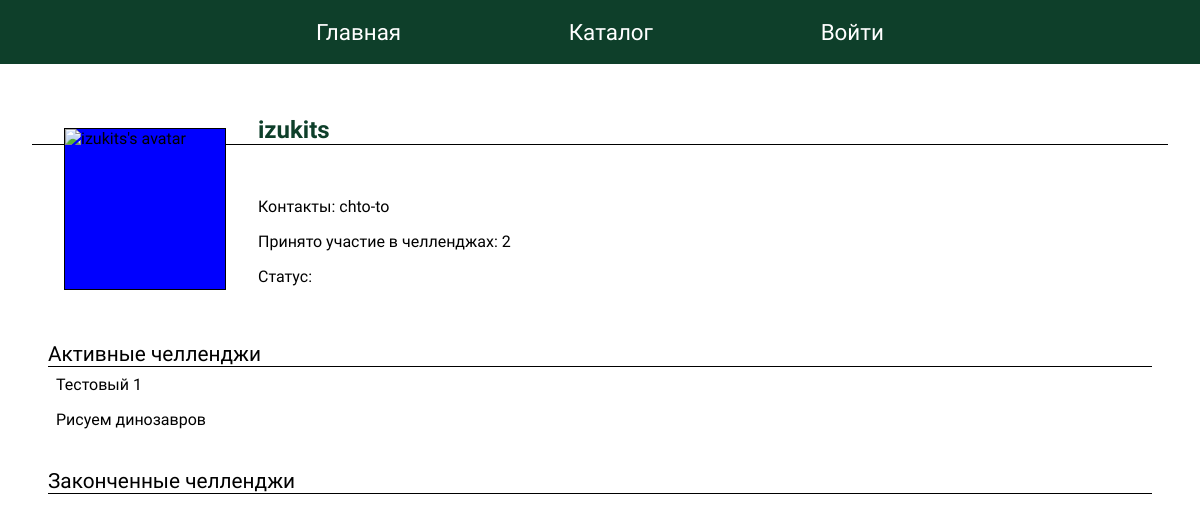
The app's page /profile/user1/, older data.
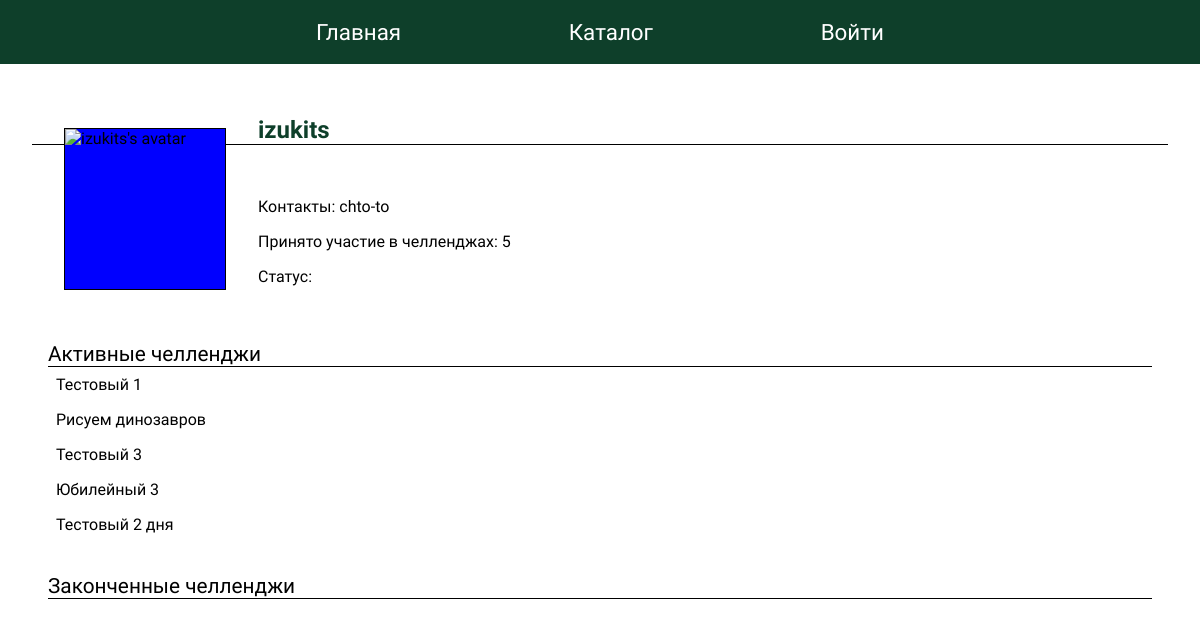
The same page, newer data.
### artfreedom/apps/main/models.py (models this page shows, shortened)
class User_data(models.Model):
    user = models.OneToOneField(User, on_delete=models.CASCADE)
    status = models.CharField("статус пользователя", max_length=500, blank=True)
    contacts = models.CharField("контакты пользователя", max_length=200)
    avatar = models.CharField("Аватар", blank=True, max_length=2500, default="", null=True)

class Challenge_article(models.Model):
    article_title = models.CharField("название челленджа", max_length=200)
    article_description = models.TextField("описание челленджа")
    pub_date = models.DateTimeField("дата публикации")
    start_date = models.DateTimeField("дата начала", default=datetime.now())
    recruitment_time = models.IntegerField("время челледжа (в днях)")  # in days
    avatar = models.CharField("Аватар", blank=True, max_length=2500, default="", null=True)
    participants = models.ManyToManyField(User_data, through="Challenge_to_User")
    def __str__(self):
        return self.article_title
    def is_challenge_active(self):
        is_finished = (timezone.now() - self.start_date).days >= self.recruitment_time
        return not is_finished
    class Meta:
        verbose_name = "Челлендж"
        verbose_name_plural = "Челленджи"

### artfreedom/apps/userprofile/views.py (the view)
# urls.py: path("user<int:userid>/", views.profile, name="profile"),
def profile(request, userid):
    args = {}
    if userid == request.user.id:
        return HttpResponseRedirect("/profile/")
    usr = User.objects.get(id=userid)
    userdata = User_data.objects.get(user=usr)
    args["username"] = usr.username
    args['status'] = userdata.status
    args['contacts'] = userdata.contacts
    args['col_challenges'] = userdata.challenge_to_user_set.count()
    args['challenges'] = get_challenges_set(userdata)
    if userdata.avatar != "":
        args['avatar_url'] = userdata.avatar
    args['ismyprofile'] = request.user.id == userid
    return render(request, "userprofile/profile.html", args)

### artfreedom/apps/userprofile/views.py (called while the page is built)
def get_challenges_set(userdata):
        chs = userdata.challenge_to_user_set.all()
        res = []
        for c in chs:
            res.append({
            "challenge":c.challenge,
            "active":c.challenge.is_challenge_active()
            })
        return res

### artfreedom/templates/userprofile/profile.html (shortened to what this page needs)
{% extends 'base.html' %}
{% load static %}
{% block styles %}
<link rel="stylesheet" href="{% static 'css/profile.css' %}">
<link rel="stylesheet" href="{% static 'css/text.css' %}">
{% endblock %}
{% block main_content %}
{% if username %}
<main class="profile">
    <div class="avatar">
        <img src="{% if avatar_url %}
            {{ avatar_url }}
        {% else %}
            https://cs8.pikabu.ru/post_img/big/2017/12/13/9/1513180484168587318.jpg
        {% endif %}
        " alt="{{username}}'s avatar">
    </div>
    <header>
        <h2 class="heading2">{{username}}</h2>
    </header>
    <section >
        <p>Контакты: {{ contacts }}</p>
        <p>Принято участие в челленджах: {{col_challenges}}</p>
        <p>Статус: {{ status }}</p>
    </section>
    <figure class="challenges_gallary clearfix">
        <figcaption>Активные челленджи</figcaption>
        {% for ch in  challenges%}
        {% if ch.active %}
        <a href='{% url 'challenge' ch.challenge.id %}'>{{ch.challenge}}</a>
        {% endif %}
        {% endfor %}
    </figure>
    <figure class="challenges_gallary clearfix">
        <figcaption>Законченные челленджи</figcaption>
    </figure>
{% endif %}
{% endblock %}

### artfreedom/templates/base.html (shortened to what this page needs)
<!DOCTYPE html>
{% load static %}
<html>
    <head>
        <link rel="stylesheet" href="{% static 'css/base.css' %}">
        {% block styles %}{% endblock %}
    </head>
    <body>
        <header><nav><a class="header_button" href="{% url 'index' %}">Главная</a><a class="header_button" href="{% url 'main:catalog' %}">Каталог</a>
        {% if user.is_authenticated %}
            <a class="header_button" href="{% url 'userprofile:myprofile' %}">Личный кабинет</a>
        {% else %}
            <a class="header_button" href="{% url 'login' %}">Войти</a>
        {% endif %}
        </nav></header>
        {% block main_content %}ERROR{% endblock %}
    </body>
</html>

### artfreedom/static/css/base.css (style rules this page uses)
body { padding: 0; margin: 0; font-family: 'Raleway', sans-serif; }
body > header { background-color: rgb(14, 63, 42); color: white; display: flex; height: 4rem; justify-content: center; font-size: 1.4rem; }
header nav { display: flex; flex-direction: row; width: 50%; justify-content: space-between; }
a.header_button { display: flex; align-items: center; padding: 0 1rem; height: 100%; }
a.header_button:active, a.header_button { text-decoration: none; color: rgb(255, 255, 255); }

### artfreedom/static/css/profile.css (style rules this page uses)
.clearfix { clear: both; }
div.avatar { width: 10rem; height: 10rem; background-color: blue; float: left; margin: 2rem; border: 1px black solid; }
div.avatar > img { height: 100%; width: 100%; object-fit: cover; }
main.profile { display: block; padding: 2rem; white-space: normal; }
main > section { padding: 1rem; }
main > section, main > header { display: block; margin: 0.5rem 0; }
.img_gallary > figcaption, .challenges_gallary > figcaption { font-size: 1.3rem; margin: 0; border-bottom: 1px black solid; }
.challenges_gallary { margin: 0; padding: 1rem; }
.challenges_gallary > a { padding: 0.5rem; display: block; text-decoration: none; color: black; }

### artfreedom/static/css/text.css (style rules this page uses)
main { display: flex; align-items: flex-start; }
h2.heading2 { color:rgb(14, 63, 42); border-bottom: 1px black solid; }

Row changes from the older to the newer data that the page shows:
added Challenge_article: challenge "Тестовый 3"
added Challenge_article: challenge "Юбилейный 3"
added Challenge_article: challenge "Тестовый 2 дня"
Text that changed along with them:
{{ col_challenges }}: "2" → "5"
